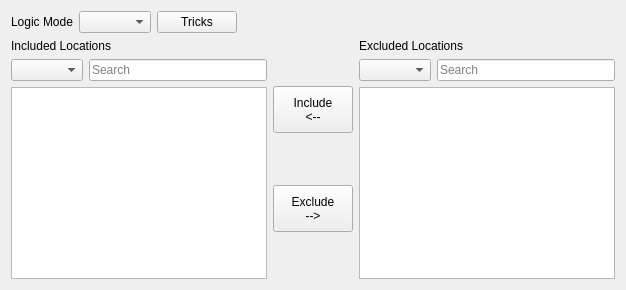
      <widget class="QWidget" name="tab_logic_settings">
       <property name="sizePolicy">
        <sizepolicy hsizetype="Preferred" vsizetype="Preferred">
         <horstretch>0</horstretch>
         <verstretch>0</verstretch>
        </sizepolicy>
       </property>
       <attribute name="title">
        <string>Logic Settings</string>
       </attribute>
       <layout class="QHBoxLayout" name="horizontalLayout">
        <item>
         <layout class="QVBoxLayout" name="vlay_logic_settings">
          <item>
           <layout class="QHBoxLayout" name="hlay_misc_logic_settings">
            <item>
             <widget class="QLabel" name="label_for_option_logic_mode">
              <property name="text">
               <string>Logic Mode</string>
              </property>
             </widget>
            </item>
            <item>
             <widget class="QComboBox" name="option_logic_mode"/>
            </item>
            <item>
             <widget class="QPushButton" name="edit_tricks">
              <property name="text">
               <string>Tricks</string>
              </property>
             </widget>
            </item>
            <item>
             <spacer name="hspace_misc_logic_settings">
              <property name="orientation">
               <enum>Qt::Orientation::Horizontal</enum>
              </property>
              <property name="sizeType">
               <enum>QSizePolicy::Policy::Expanding</enum>
              </property>
              <property name="sizeHint" stdset="0">
               <size>
                <width>40</width>
                <height>20</height>
               </size>
              </property>
             </spacer>
            </item>
           </layout>
          </item>
          <item>
           <layout class="QVBoxLayout" name="vlay_exclude_locations">
            <property name="spacing">
             <number>6</number>
            </property>
            <item>
             <layout class="QHBoxLayout" name="hlay_exclude_locations_body">
              <item>
               <layout class="QVBoxLayout" name="vlay_include_locations">
                <item>
                 <widget class="QLabel" name="label_include_locations">
                  <property name="text">
                   <string>Included Locations</string>
                  </property>
                 </widget>
                </item>
                <item>
                 <layout class="QHBoxLayout" name="hlay_include_filters">
                  <item>
                   <widget class="QComboBox" name="include_category_filters">
                    <property name="placeholderText">
                     <string/>
                    </property>
                   </widget>
                  </item>
                  <item>
                   <widget class="QLineEdit" name="included_free_search">
                    <property name="sizePolicy">
                     <sizepolicy hsizetype="MinimumExpanding" vsizetype="Fixed">
                      <horstretch>0</horstretch>
                      <verstretch>0</verstretch>
                     </sizepolicy>
                    </property>
                    <property name="text">
                     <string/>
                    </property>
                    <property name="placeholderText">
                     <string>Search</string>
                    </property>
                    <property name="clearButtonEnabled">
                     <bool>true</bool>
                    </property>
                   </widget>
                  </item>
                 </layout>
                </item>
                <item>
                 <widget class="QListView" name="included_locations">
                  <property name="editTriggers">
                   <set>QAbstractItemView::EditTrigger::NoEditTriggers</set>
                  </property>
                  <property name="showDropIndicator" stdset="0">
                   <bool>false</bool>
                  </property>
                  <property name="selectionMode">
                   <enum>QAbstractItemView::SelectionMode::MultiSelection</enum>
                  </property>
                  <property name="selectionRectVisible">
                   <bool>false</bool>
                  </property>
                 </widget>
                </item>
               </layout>
              </item>
              <item>
               <layout class="QVBoxLayout" name="vlay_exclude_locations_controls">
                <item>
                 <spacer name="vspace_9">
                  <property name="orientation">
                   <enum>Qt::Orientation::Vertical</enum>
                  </property>
                  <property name="sizeHint" stdset="0">
                   <size>
                    <width>20</width>
                    <height>40</height>
                   </size>
                  </property>
                 </spacer>
                </item>
                <item>
                 <widget class="QPushButton" name="include_location">
                  <property name="sizePolicy">
                   <sizepolicy hsizetype="Minimum" vsizetype="Expanding">
                    <horstretch>0</horstretch>
                    <verstretch>0</verstretch>
                   </sizepolicy>
                  </property>
                  <property name="text">
                   <string>Include
&lt;--</string>
                  </property>
                 </widget>
                </item>
                <item>
                 <spacer name="vspace_7">
                  <property name="orientation">
                   <enum>Qt::Orientation::Vertical</enum>
                  </property>
                  <property name="sizeHint" stdset="0">
                   <size>
                    <width>20</width>
                    <height>40</height>
                   </size>
                  </property>
                 </spacer>
                </item>
                <item>
                 <widget class="QPushButton" name="exclude_location">
                  <property name="sizePolicy">
                   <sizepolicy hsizetype="Minimum" vsizetype="Expanding">
                    <horstretch>0</horstretch>
                    <verstretch>0</verstretch>
                   </sizepolicy>
                  </property>
                  <property name="text">
                   <string>Exclude
--&gt;</string>
                  </property>
                 </widget>
                </item>
                <item>
                 <spacer name="vspace_8">
                  <property name="orientation">
                   <enum>Qt::Orientation::Vertical</enum>
                  </property>
                  <property name="sizeHint" stdset="0">
                   <size>
                    <width>20</width>
                    <height>40</height>
                   </size>
                  </property>
                 </spacer>
                </item>
               </layout>
              </item>
              <item>
               <layout class="QVBoxLayout" name="verticalLayout_30">
                <item>
                 <widget class="QLabel" name="label_exclude_locations">
                  <property name="text">
                   <string>Excluded Locations</string>
                  </property>
                 </widget>
                </item>
                <item>
                 <layout class="QHBoxLayout" name="hlay_exclude_filters">
                  <item>
                   <widget class="QComboBox" name="exclude_category_filters"/>
                  </item>
                  <item>
                   <widget class="QLineEdit" name="excluded_free_search">
                    <property name="sizePolicy">
                     <sizepolicy hsizetype="MinimumExpanding" vsizetype="Fixed">
                      <horstretch>0</horstretch>
                      <verstretch>0</verstretch>
                     </sizepolicy>
                    </property>
                    <property name="placeholderText">
                     <string>Search</string>
                    </property>
                    <property name="clearButtonEnabled">
                     <bool>true</bool>
                    </property>
                   </widget>
                  </item>
                 </layout>
                </item>
                <item>
                 <widget class="QListView" name="excluded_locations">
                  <property name="editTriggers">
                   <set>QAbstractItemView::EditTrigger::NoEditTriggers</set>
                  </property>
                  <property name="showDropIndicator" stdset="0">
                   <bool>false</bool>
                  </property>
                  <property name="selectionMode">
                   <enum>QAbstractItemView::SelectionMode::MultiSelection</enum>
                  </property>
                  <property name="selectionRectVisible">
                   <bool>false</bool>
                  </property>
                 </widget>
                </item>
               </layout>
              </item>
             </layout>
            </item>
           </layout>
          </item>
         </layout>
        </item>
       </layout>
      </widget>
